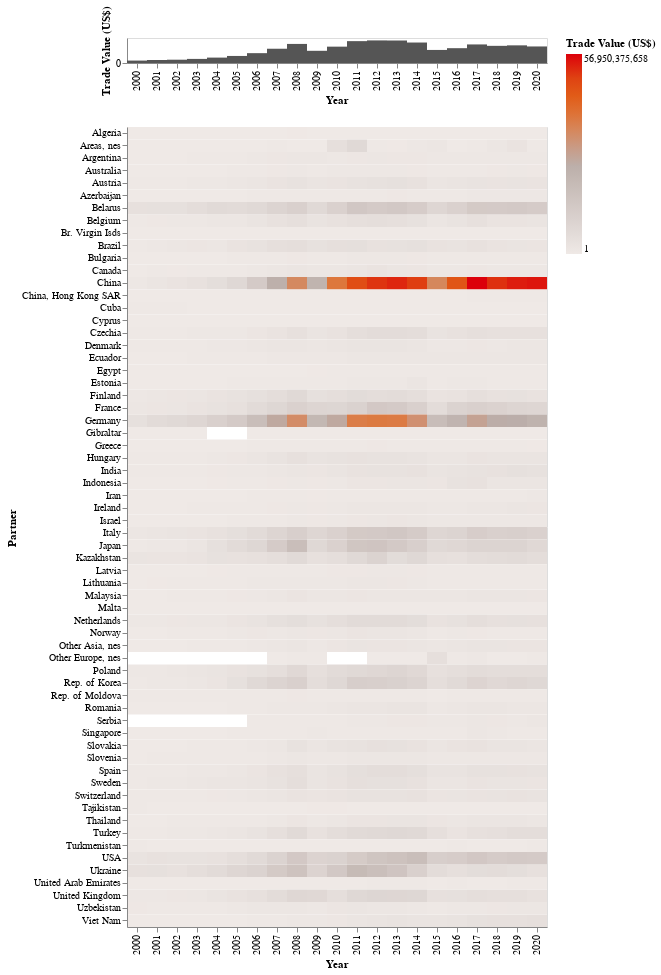

Notebook source saved alongside this figure:
### Code cell
import_world_usd = alt.Chart(
    subdata.loc[
        (subdata['Trade Flow'] == 'Import') & (subdata.Partner == "World")
    ]
).mark_rect(color="#555555").encode(
    x='Year:O',
    y='Trade Value (US$)',
    #color='Trade Value (US$)'
).properties(
    height=25
)

import_partners_pct = alt.Chart(
    subdata.loc[
        (subdata['Trade Flow'] == 'Import') & (subdata.Partner != "World")
    ]
).mark_rect().encode(
    x='Year:O',
    y='Partner:O',
    color=alt.Color('Trade Value (US$)', scale=alt.Scale(scheme='lightgreyred'))
).properties(
    height=800
)

alt.vconcat(import_world_usd, import_partners_pct)

### Figure 1 — Vega-Lite specification as saved in the notebook (floating-point values rounded to 4 significant figures; data arrays with more than 128 entries replaced by an {"elided": "..."} marker saying what was removed)
{"config": {"view": {"continuousWidth": 400, "continuousHeight": 300}}, "vconcat": [{"data": {"name": "data-4c3752e205b2f4028ee00531b224eb89"}, "mark": {"type": "rect", "color": "#555555"}, "encoding": {"x": {"field": "Year", "type": "ordinal"}, "y": {"field": "Trade Value (US$)", "type": "quantitative"}}, "height": 25}, {"data": {"name": "data-b7f37d36d0833b712741aeb81a31a31d"}, "mark": "rect", "encoding": {"color": {"field": "Trade Value (US$)", "scale": {"scheme": "lightgreyred"}, "type": "quantitative"}, "x": {"field": "Year", "type": "ordinal"}, "y": {"field": "Partner", "type": "ordinal"}}, "height": 800}], "$schema": "https://vega.github.io/schema/vega-lite/v4.17.0.json", "datasets": {"data-4c3752e205b2f4028ee00531b224eb89": [{"Year": 2000, "Trade Flow": "Import", "Reporter Code": 643, "Reporter": "Russian Federation", "Reporter ISO": "RUS", "Partner Code": 0, "Partner": "World", "Partner ISO": "WLD", "Commodity Code": "TOTAL", "Commodity": "ALL COMMODITIES", "Trade Value (US$)": 33880091843, "Partner Pct": 100.0}, {"Year": 2001, "Trade Flow": "Import", "Reporter Code": 643, "Reporter": "Russian Federation", "Reporter ISO": "RUS", "Partner Code": 0, "Partner": "World", "Partner ISO": "WLD", "Commodity Code": "TOTAL", "Commodity": "ALL COMMODITIES", "Trade Value (US$)": 41865361958, "Partner Pct": 100.0}, {"Year": 2002, "Trade Flow": "Import", "Reporter Code": 643, "Reporter": "Russian Federation", "Reporter ISO": "RUS", "Partner Code": 0, "Partner": "World", "Partner ISO": "WLD", "Commodity Code": "TOTAL", "Commodity": "ALL COMMODITIES", "Trade Value (US$)": 46176985039, "Partner Pct": 100.0}, {"Year": 2003, "Trade Flow": "Import", "Reporter Code": 643, "Reporter": "Russian Federation", "Reporter ISO": "RUS", "Partner Code": 0, "Partner": "World", "Partner ISO": "WLD", "Commodity Code": "TOTAL", "Commodity": "ALL COMMODITIES", "Trade Value (US$)": 57345988014, "Partner Pct": 100.0}, {"Year": 2004, "Trade Flow": "Import", "Reporter Code": 643, "Reporter": "Russian Federation", "Reporter ISO": "RUS", "Partner Code": 0, "Partner": "World", "Partner ISO": "WLD", "Commodity Code": "TOTAL", "Commodity": "ALL COMMODITIES", "Trade Value (US$)": 75569014526, "Partner Pct": 100.0}, {"Year": 2005, "Trade Flow": "Import", "Reporter Code": 643, "Reporter": "Russian Federation", "Reporter ISO": "RUS", "Partner Code": 0, "Partner": "World", "Partner ISO": "WLD", "Commodity Code": "TOTAL", "Commodity": "ALL COMMODITIES", "Trade Value (US$)": 98707255772, "Partner Pct": 100.0}, {"Year": 2006, "Trade Flow": "Import", "Reporter Code": 643, "Reporter": "Russian Federation", "Reporter ISO": "RUS", "Partner Code": 0, "Partner": "World", "Partner ISO": "WLD", "Commodity Code": "TOTAL", "Commodity": "ALL COMMODITIES", "Trade Value (US$)": 137811059897, "Partner Pct": 100.0}, {"Year": 2007, "Trade Flow": "Import", "Reporter Code": 643, "Reporter": "Russian Federation", "Reporter ISO": "RUS", "Partner Code": 0, "Partner": "World", "Partner ISO": "WLD", "Commodity Code": "TOTAL", "Commodity": "All Commodities", "Trade Value (US$)": 199725954506, "Partner Pct": 100.0}, {"Year": 2008, "Trade Flow": "Import", "Reporter Code": 643, "Reporter": "Russian Federation", "Reporter ISO": "RUS", "Partner Code": 0, "Partner": "World", "Partner ISO": "WLD", "Commodity Code": "TOTAL", "Commodity": "All Commodities", "Trade Value (US$)": 267051243546, "Partner Pct": 100.0}, {"Year": 2009, "Trade Flow": "Import", "Reporter Code": 643, "Reporter": "Russian Federation", "Reporter ISO": "RUS", "Partner Code": 0, "Partner": "World", "Partner ISO": "WLD", "Commodity Code": "TOTAL", "Commodity": "All Commodities", "Trade Value (US$)": 170826590309, "Partner Pct": 100.0}, {"Year": 2010, "Trade Flow": "Import", "Reporter Code": 643, "Reporter": "Russian Federation", "Reporter ISO": "RUS", "Partner Code": 0, "Partner": "World", "Partner ISO": "WLD", "Commodity Code": "TOTAL", "Commodity": "All Commodities", "Trade Value (US$)": 228911658149, "Partner Pct": 100.0}, {"Year": 2011, "Trade Flow": "Import", "Reporter Code": 643, "Reporter": "Russian Federation", "Reporter ISO": "RUS", "Partner Code": 0, "Partner": "World", "Partner ISO": "WLD", "Commodity Code": "TOTAL", "Commodity": "All Commodities", "Trade Value (US$)": 306091490306, "Partner Pct": 100.0}, {"Year": 2012, "Trade Flow": "Import", "Reporter Code": 643, "Reporter": "Russian Federation", "Reporter ISO": "RUS", "Partner Code": 0, "Partner": "World", "Partner ISO": "WLD", "Commodity Code": "TOTAL", "Commodity": "All Commodities", "Trade Value (US$)": 316192918041, "Partner Pct": 100.0}, {"Year": 2013, "Trade Flow": "Import", "Reporter Code": 643, "Reporter": "Russian Federation", "Reporter ISO": "RUS", "Partner Code": 0, "Partner": "World", "Partner ISO": "WLD", "Commodity Code": "TOTAL", "Commodity": "All Commodities", "Trade Value (US$)": 314945094987, "Partner Pct": 100.0}, {"Year": 2014, "Trade Flow": "Import", "Reporter Code": 643, "Reporter": "Russian Federation", "Reporter ISO": "RUS", "Partner Code": 0, "Partner": "World", "Partner ISO": "WLD", "Commodity Code": "TOTAL", "Commodity": "All Commodities", "Trade Value (US$)": 286648776878, "Partner Pct": 100.0}, {"Year": 2015, "Trade Flow": "Import", "Reporter Code": 643, "Reporter": "Russian Federation", "Reporter ISO": "RUS", "Partner Code": 0, "Partner": "World", "Partner ISO": "WLD", "Commodity Code": "TOTAL", "Commodity": "All Commodities", "Trade Value (US$)": 182781964814, "Partner Pct": 100.0}, {"Year": 2016, "Trade Flow": "Import", "Reporter Code": 643, "Reporter": "Russian Federation", "Reporter ISO": "RUS", "Partner Code": 0, "Partner": "World", "Partner ISO": "WLD", "Commodity Code": "TOTAL", "Commodity": "All Commodities", "Trade Value (US$)": 207440504392, "Partner Pct": 100.0}, {"Year": 2017, "Trade Flow": "Import", "Reporter Code": 643, "Reporter": "Russian Federation", "Reporter ISO": "RUS", "Partner Code": 0, "Partner": "World", "Partner ISO": "WLD", "Commodity Code": "TOTAL", "Commodity": "All Commodities", "Trade Value (US$)": 259966680280, "Partner Pct": 100.0}, {"Year": 2018, "Trade Flow": "Import", "Reporter Code": 643, "Reporter": "Russian Federation", "Reporter ISO": "RUS", "Partner Code": 0, "Partner": "World", "Partner ISO": "WLD", "Commodity Code": "TOTAL", "Commodity": "All Commodities", "Trade Value (US$)": 240225755863, "Partner Pct": 100.0}, {"Year": 2019, "Trade Flow": "Import", "Reporter Code": 643, "Reporter": "Russian Federation", "Reporter ISO": "RUS", "Partner Code": 0, "Partner": "World", "Partner ISO": "WLD", "Commodity Code": "TOTAL", "Commodity": "All Commodities", "Trade Value (US$)": 247161342900, "Partner Pct": 100.0}, {"Year": 2020, "Trade Flow": "Import", "Reporter Code": 643, "Reporter": "Russian Federation", "Reporter ISO": "RUS", "Partner Code": 0, "Partner": "World", "Partner ISO": "WLD", "Commodity Code": "TOTAL", "Commodity": "All Commodities", "Trade Value (US$)": 231664185408, "Partner Pct": 100.0}], "data-b7f37d36d0833b712741aeb81a31a31d": {"elided": "1327 records"}}}
